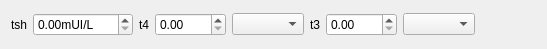
<?xml version="1.0" encoding="UTF-8"?>
<ui version="4.0">
 <class>LabTestsResults</class>
 <widget class="QWidget" name="LabTestsResults">
  <property name="geometry">
   <rect>
    <x>0</x>
    <y>0</y>
    <width>547</width>
    <height>49</height>
   </rect>
  </property>
  <property name="windowTitle">
   <string/>
  </property>
  <layout class="QHBoxLayout" name="horizontalLayout">
   <item>
    <widget class="QLabel" name="tshLabel">
     <property name="sizePolicy">
      <sizepolicy hsizetype="Fixed" vsizetype="Preferred">
       <horstretch>0</horstretch>
       <verstretch>0</verstretch>
      </sizepolicy>
     </property>
     <property name="text">
      <string>tsh</string>
     </property>
    </widget>
   </item>
   <item>
    <widget class="QDoubleSpinBox" name="tsh">
     <property name="maximumSize">
      <size>
       <width>100</width>
       <height>16777215</height>
      </size>
     </property>
     <property name="suffix">
      <string>mUI/L</string>
     </property>
     <property name="maximum">
      <double>1000.000000000000000</double>
     </property>
    </widget>
   </item>
   <item>
    <widget class="QLabel" name="t4Label">
     <property name="sizePolicy">
      <sizepolicy hsizetype="Fixed" vsizetype="Preferred">
       <horstretch>0</horstretch>
       <verstretch>0</verstretch>
      </sizepolicy>
     </property>
     <property name="text">
      <string>t4</string>
     </property>
    </widget>
   </item>
   <item>
    <widget class="QDoubleSpinBox" name="t4">
     <property name="maximumSize">
      <size>
       <width>100</width>
       <height>16777215</height>
      </size>
     </property>
     <property name="maximum">
      <double>1000.000000000000000</double>
     </property>
    </widget>
   </item>
   <item>
    <widget class="QComboBox" name="ft4ComboBox"/>
   </item>
   <item>
    <widget class="QLabel" name="t3Label">
     <property name="sizePolicy">
      <sizepolicy hsizetype="Fixed" vsizetype="Preferred">
       <horstretch>0</horstretch>
       <verstretch>0</verstretch>
      </sizepolicy>
     </property>
     <property name="text">
      <string>t3</string>
     </property>
    </widget>
   </item>
   <item>
    <widget class="QDoubleSpinBox" name="t3">
     <property name="maximumSize">
      <size>
       <width>100</width>
       <height>16777215</height>
      </size>
     </property>
     <property name="maximum">
      <double>1000.000000000000000</double>
     </property>
    </widget>
   </item>
   <item>
    <widget class="QComboBox" name="ft3ComboBox"/>
   </item>
   <item>
    <spacer name="horizontalSpacer">
     <property name="orientation">
      <enum>Qt::Horizontal</enum>
     </property>
     <property name="sizeHint" stdset="0">
      <size>
       <width>40</width>
       <height>20</height>
      </size>
     </property>
    </spacer>
   </item>
  </layout>
 </widget>
 <resources/>
 <connections/>
</ui>
